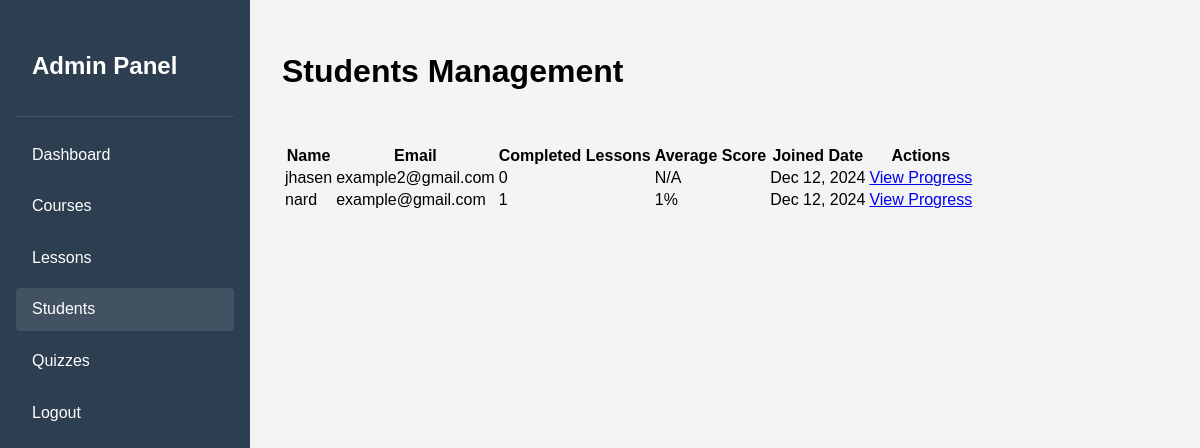
The app's page /admin/students.php (signed in) with its own data.
### tables this page shows
CREATE TABLE `students` (
  `id` int(11) NOT NULL,
  `name` varchar(100) NOT NULL,
  `email` varchar(100) NOT NULL,
  `password` varchar(255) NOT NULL,
  `created_at` timestamp NOT NULL DEFAULT current_timestamp()
);

### admin/students.php (the view, shortened to what this page needs)
<?php
require_once __DIR__ . '/../config/database.php';
$students_sql = "SELECT
    s.*,
    COUNT(DISTINCT p.lesson_id) as completed_lessons,
    AVG(p.score) as average_score
    FROM students s
    LEFT JOIN progress p ON s.id = p.student_id
    GROUP BY s.id
    ORDER BY s.created_at DESC";
$students = $conn->query($students_sql);
?>
<!DOCTYPE html>
<html lang="en">
<head>
    <link rel="stylesheet" href="../css/style.css">
    <link rel="stylesheet" href="css/admin.css">
</head>
<body>
    <div class="admin-layout">
        <div class="admin-sidebar">
            <div class="sidebar-header">
                <h2>Admin Panel</h2>
            </div>
            <nav class="sidebar-nav">
                <a href="dashboard.php">Dashboard</a>
                <a href="courses.php">Courses</a>
                <a href="lessons.php">Lessons</a>
                <a href="students.php" class="active">Students</a>
                <a href="quizzes.php">Quizzes</a>
                <a href="logout.php">Logout</a>
            </nav>
        </div>
        <div class="admin-main">
            <div class="admin-header">
                <h1>Students Management</h1>
            </div>
            <div class="students-list">
                <?php if ($students->num_rows > 0) { ?>
                    <div class="table-responsive">
                        <table class="students-table">
                            <thead>
                                <tr>
                                    <th>Name</th>
                                    <th>Email</th>
                                    <th>Completed Lessons</th>
                                    <th>Average Score</th>
                                    <th>Joined Date</th>
                                    <th>Actions</th>
                                </tr>
                            </thead>
                            <tbody>
                                <?php while ($student = $students->fetch_assoc()) { ?>
                                    <tr>
                                        <td><?php echo htmlspecialchars($student['name']); ?></td>
                                        <td><?php echo htmlspecialchars($student['email']); ?></td>
                                        <td><?php echo $student['completed_lessons']; ?></td>
                                        <td><?php echo $student['average_score'] ? round($student['average_score'], 1) . '%' : 'N/A'; ?></td>
                                        <td><?php echo date('M d, Y', strtotime($student['created_at'])); ?></td>
                                        <td>
                                            <a href="view_student.php?id=<?php echo $student['id']; ?>" class="btn-view">View Progress</a>
                                        </td>
                                    </tr>
                                <?php } ?>
                            </tbody>
                        </table>
                    </div>
                <?php } else { ?>
                    <p class="no-students">No students registered yet.</p>
                <?php } ?>
            </div>
        </div>
    </div>
</body>
</html>

### css/style.css (style rules this page uses)
body { font-family: Arial, sans-serif; background-color: #f4f4f4; margin: 0; padding: 0; }

### admin/css/admin.css (style rules this page uses)
.admin-layout { display: grid; grid-template-columns: 250px 1fr; min-height: 100vh; }
.admin-sidebar { background: #2c3e50; color: white; padding: 1rem; }
.sidebar-header { padding: 1rem; border-bottom: 1px solid rgba(255,255,255,0.1); }
.sidebar-nav { display: flex; flex-direction: column; gap: 0.5rem; margin-top: 1rem; }
.sidebar-nav a { color: white; text-decoration: none; padding: 0.8rem 1rem; border-radius: 4px; transition: background-color 0.3s; }
.sidebar-nav a:hover, .sidebar-nav a.active { background: rgba(255,255,255,0.1); }
.admin-main { padding: 2rem; background: #f4f4f4; }
.admin-header { display: flex; justify-content: space-between; align-items: center; margin-bottom: 2rem; }

### records on screen
students: name "jhasen", email "example2@gmail.com", completed_lessons "0", shows "N/A", created_at "Dec 12, 2024"
students: name "nard", email "example@gmail.com", completed_lessons "1", average_score "1", created_at "Dec 12, 2024"
